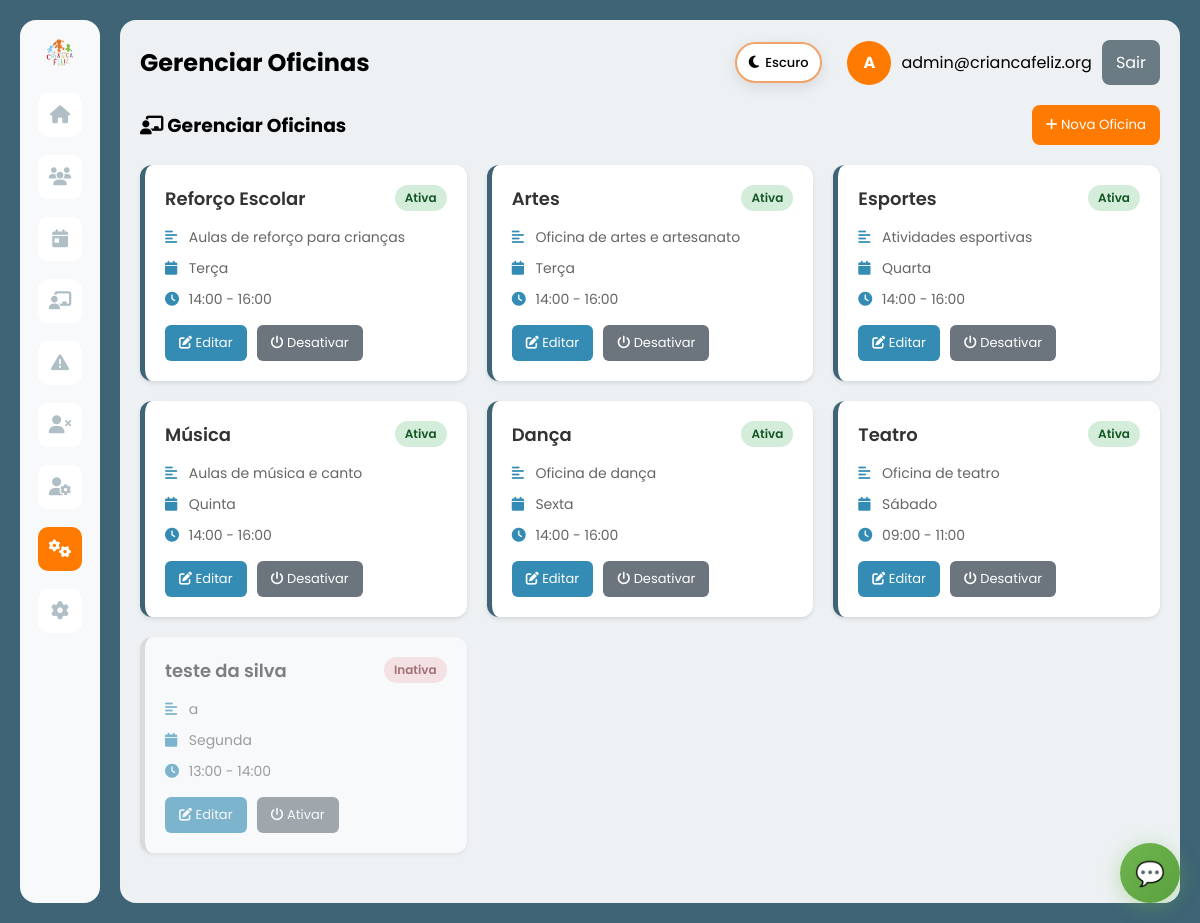
The app's page /faltas.php?action=gerenciarOficinas (signed in) with its own data.
### tables this page shows
CREATE TABLE `oficina` (
  `id_oficina` int(11) NOT NULL,
  `nome` varchar(100) NOT NULL,
  `descricao` text DEFAULT NULL,
  `dia_semana` enum('Segunda','Terça','Quarta','Quinta','Sexta','Sábado','Domingo') DEFAULT NULL,
  `horario_inicio` time DEFAULT NULL,
  `horario_fim` time DEFAULT NULL,
  `ativo` tinyint(1) DEFAULT 1,
  `created_at` timestamp NOT NULL DEFAULT current_timestamp(),
  `updated_at` timestamp NOT NULL DEFAULT current_timestamp() ON UPDATE current_timestamp()
);

### app/Controllers/BaseController.php (called while the page is built, shortened)
<?php
class BaseController {
    protected $authService;
    public function __construct() {
        $this->authService = new AuthService();
    }
    protected function renderWithLayout($layout, $view, $data = []) {
        $data['currentUser'] = $this->authService->getCurrentUser();
        $data['isLoggedIn'] = $this->authService->isLoggedIn();
        $data['old_input'] = $_SESSION['old_input'] ?? [];
        view($view, $data);
    }
    protected function requireAuth() {
        $this->authService->requireAuth();
    }
    protected function requirePermission($permission) {
        $this->authService->requirePermission($permission);
    }
}

### app/Controllers/FaltasController.php (called while the page is built, shortened)
<?php
class FaltasController extends BaseController {
    private $oficinaDB;
    public function __construct() {
        $this->oficinaDB = new OficinaDB();
    }
    public function gerenciarOficinas() {
        try {
            $oficinas = $this->oficinaDB->findAll();
            $viewData = [
                'title' => 'Gerenciar Oficinas',
                'pageTitle' => 'Gerenciar Oficinas',
                'oficinas' => $oficinas,
                'csrf_token' => $this->generateCSRF(),
                'messages' => $this->getFlashMessages()
            ];
            $this->renderWithLayout('main', 'faltas/gerenciar_oficinas', $viewData);
        } catch (Exception $e) {
            $this->handleException($e);
        }
    }
}

### app/Config/Database.php (called while the page is built, shortened)
<?php
class Database {
    private static $host = 'localhost';
    private static $dbname = 'criancafeliz';
    private static $username = 'root';
    private static $password = '';
    private static $charset = 'utf8mb4';
    private static $pdo = null;
    public static function getConnection() {
        if (self::$pdo === null) {
            try {
                $dsn = "mysql:host=" . self::$host . ";dbname=" . self::$dbname . ";charset=" . self::$charset;
                $options = [
                    PDO::ATTR_ERRMODE            => PDO::ERRMODE_EXCEPTION,
                    PDO::ATTR_DEFAULT_FETCH_MODE => PDO::FETCH_ASSOC,
                    PDO::ATTR_EMULATE_PREPARES   => false,
                    PDO::MYSQL_ATTR_INIT_COMMAND => "SET NAMES utf8mb4"
                ];
                self::$pdo = new PDO($dsn, self::$username, self::$password, $options);
            } catch (PDOException $e) {
                error_log('❌ ERRO ao conectar ao banco: ' . $e->getMessage());
                throw new Exception('Erro ao conectar ao banco de dados: ' . $e->getMessage());
            }
        }
        return self::$pdo;
    }
}

### app/Models/BaseModelDB.php (called while the page is built, shortened)
<?php
abstract class BaseModelDB {
    protected $table;
    protected $pdo;
    public function __construct($table, $primaryKey = 'id') {
        $this->table = $table;
        $this->pdo = Database::getConnection();
    }
    public function all() {
        $stmt = $this->pdo->query("SELECT * FROM {$this->table}");
        return $stmt->fetchAll();
    }
    public function findAll() {
        return $this->all();
    }
}

### app/Views/faltas/gerenciar_oficinas.php (the view, shortened to what this page needs)
<div class="actions-top">
    <h3 style="margin: 0;"><i class="fas fa-chalkboard-teacher"></i> Gerenciar Oficinas</h3>
    <button onclick="abrirModalNova()" class="btn">
        <i class="fas fa-plus"></i> Nova Oficina
    </button>
</div>
<div class="oficinas-grid">
    <?php if (empty($oficinas)): ?>
        <div style="grid-column: 1/-1; text-align: center; padding: 40px; background: #fff; border-radius: 12px;">
            <p style="color: #999;">Nenhuma oficina cadastrada</p>
        </div>
    <?php else: ?>
        <?php foreach ($oficinas as $oficina): ?>
            <div class="oficina-card <?php echo !$oficina['ativo'] ? 'inativa' : ''; ?>">
                <div class="oficina-header">
                    <div class="oficina-nome"><?php echo htmlspecialchars($oficina['nome']); ?></div>
                    <span class="oficina-status <?php echo $oficina['ativo'] ? 'status-ativa' : 'status-inativa'; ?>">
                        <?php echo $oficina['ativo'] ? 'Ativa' : 'Inativa'; ?>
                    </span>
                </div>
                <?php if ($oficina['descricao']): ?>
                    <div class="oficina-info">
                        <i class="fas fa-align-left"></i> <?php echo htmlspecialchars($oficina['descricao']); ?>
                    </div>
                <?php endif; ?>
                <?php if ($oficina['dia_semana']): ?>
                    <div class="oficina-info">
                        <i class="fas fa-calendar"></i> <?php echo htmlspecialchars($oficina['dia_semana']); ?>
                    </div>
                <?php endif; ?>
                <?php if ($oficina['horario_inicio']): ?>
                    <div class="oficina-info">
                        <i class="fas fa-clock"></i>
                        <?php echo substr($oficina['horario_inicio'], 0, 5); ?> -
                        <?php echo substr($oficina['horario_fim'], 0, 5); ?>
                    </div>
                <?php endif; ?>
                <div class="oficina-actions">
                    <button onclick='abrirModalEditar(<?php echo json_encode($oficina); ?>)' class="btn-small btn-edit">
                        <i class="fas fa-edit"></i> Editar
                    </button>
                    <button onclick="toggleOficina(<?php echo $oficina['id_oficina']; ?>)" class="btn-small btn-toggle">
                        <i class="fas fa-power-off"></i> <?php echo $oficina['ativo'] ? 'Desativar' : 'Ativar'; ?>
                    </button>
                </div>
            </div>
        <?php endforeach; ?>
    <?php endif; ?>
</div>

### css/style.css (style rules this page uses)
* { margin: 0; padding: 0; box-sizing: border-box; font-family: 'Poppins', sans-serif; }
body { font-family: 'Poppins', sans-serif; }
html { font-family: 'Poppins', sans-serif; }
.fa, .fas, .far, .fal, .fab, i.fa, i.fas, i.far, i.fal, i.fab { font-family: "Font Awesome 6 Free" !important; font-style: normal !important; font-weight: 900 !important; }
:root { --bg-primary: #ffffff; --bg-secondary: #f8f9fa; --bg-tertiary: #edf1f3; --text-primary: #000000; --text-secondary: #333333; --text-muted: #999999; --border-color: #f0a36b; --input-bg: #ffffff; --card-bg: #ffffff; --shadow: rgba(0, 0, 0, 0.15); --shadow-light: rgba(0, 0, 0, 0.1); --primary-green: #6fb64f; --primary-orange: #f0a36b; --primary-orange-hover: #d98242; --error-bg: #fee; --error-border: #fcc; --error-text: #c33; }
body { font-family: 'Poppins', sans-serif; background: var(--bg-primary); color: var(--text-primary); min-height: 100vh; margin: 0; padding: 0; transition: background-color 0.3s ease, color 0.3s ease; }

### app/Views/layouts/main.php (style rules this page uses)
* { font-family: 'Poppins', sans-serif; }
.fa, .fas, .far, .fal, .fab { font-family: "Font Awesome 6 Free" !important; }
body { background: #3E6475; margin: 0; padding: 0; font-family: 'Poppins', sans-serif; }
.btn { background: #ff7a00; color: #fff; border: none; padding: 10px 14px; border-radius: 8px; cursor: pointer; text-decoration: none; display: inline-block; font-family: 'Poppins', sans-serif; }
input, select, textarea, button { font-family: 'Poppins', sans-serif; }
h1, h2, h3, h4, h5, h6, p, span, div, a, label { font-family: 'Poppins', sans-serif; }
i.fa, i.fas, i.far, i.fal, i.fab { font-family: "Font Awesome 6 Free" !important; font-style: normal; }

### app/Views/faltas/gerenciar_oficinas.php (style rules this page uses)
.actions-top { display: flex; justify-content: space-between; align-items: center; margin-bottom: 20px; }
.oficinas-grid { display: grid; grid-template-columns: repeat(auto-fill, minmax(300px, 1fr)); gap: 20px; margin-bottom: 30px; }
.oficina-card { background: #fff; border-radius: 12px; padding: 20px; box-shadow: 0 2px 4px rgba(0,0,0,0.1); border-left: 5px solid #3E6475; }
.oficina-card.inativa { opacity: 0.6; border-left-color: #ccc; }
.oficina-header { display: flex; justify-content: space-between; align-items: start; margin-bottom: 15px; }
.oficina-nome { font-size: 18px; font-weight: 600; color: #333; }
.oficina-status { padding: 4px 10px; border-radius: 20px; font-size: 12px; font-weight: 600; }
.status-ativa { background: #d4edda; color: #155724; }
.status-inativa { background: #f8d7da; color: #721c24; }
.oficina-info { margin: 10px 0; color: #666; font-size: 14px; }
.oficina-info i { width: 20px; color: #348cb4; }
.oficina-actions { display: flex; gap: 10px; margin-top: 15px; }
.btn-small { padding: 8px 14px; font-size: 13px; border: none; border-radius: 6px; cursor: pointer; text-decoration: none; display: inline-block; }
.btn-edit { background: #348cb4; color: #fff; }
.btn-toggle { background: #6c757d; color: #fff; }

### records on screen
oficina: nome "Reforço Escolar", ativo "Ativa", descricao "Aulas de reforço para crianças", dia_semana "Terça", horario_inicio "14:00", horario_fim "16:00"
oficina: nome "Artes", ativo "Ativa", descricao "Oficina de artes e artesanato", dia_semana "Terça", horario_inicio "14:00", horario_fim "16:00"
oficina: nome "Esportes", ativo "Ativa", descricao "Atividades esportivas", dia_semana "Quarta", horario_inicio "14:00", horario_fim "16:00"
oficina: nome "Música", ativo "Ativa", descricao "Aulas de música e canto", dia_semana "Quinta", horario_inicio "14:00", horario_fim "16:00"
oficina: nome "Dança", ativo "Ativa", descricao "Oficina de dança", dia_semana "Sexta", horario_inicio "14:00", horario_fim "16:00"
oficina: nome "Teatro", ativo "Ativa", descricao "Oficina de teatro", dia_semana "Sábado", horario_inicio "09:00", horario_fim "11:00"
oficina: nome "teste da silva", ativo "Inativa", descricao "a", dia_semana "Segunda", horario_inicio "13:00", horario_fim "14:00"

### other values on screen
$pageTitle "Gerenciar Oficinas"
substr($currentUser['name'] ?? 'U', 0, 1) "A"
$currentUser['email'] "admin@criancafeliz.org"
